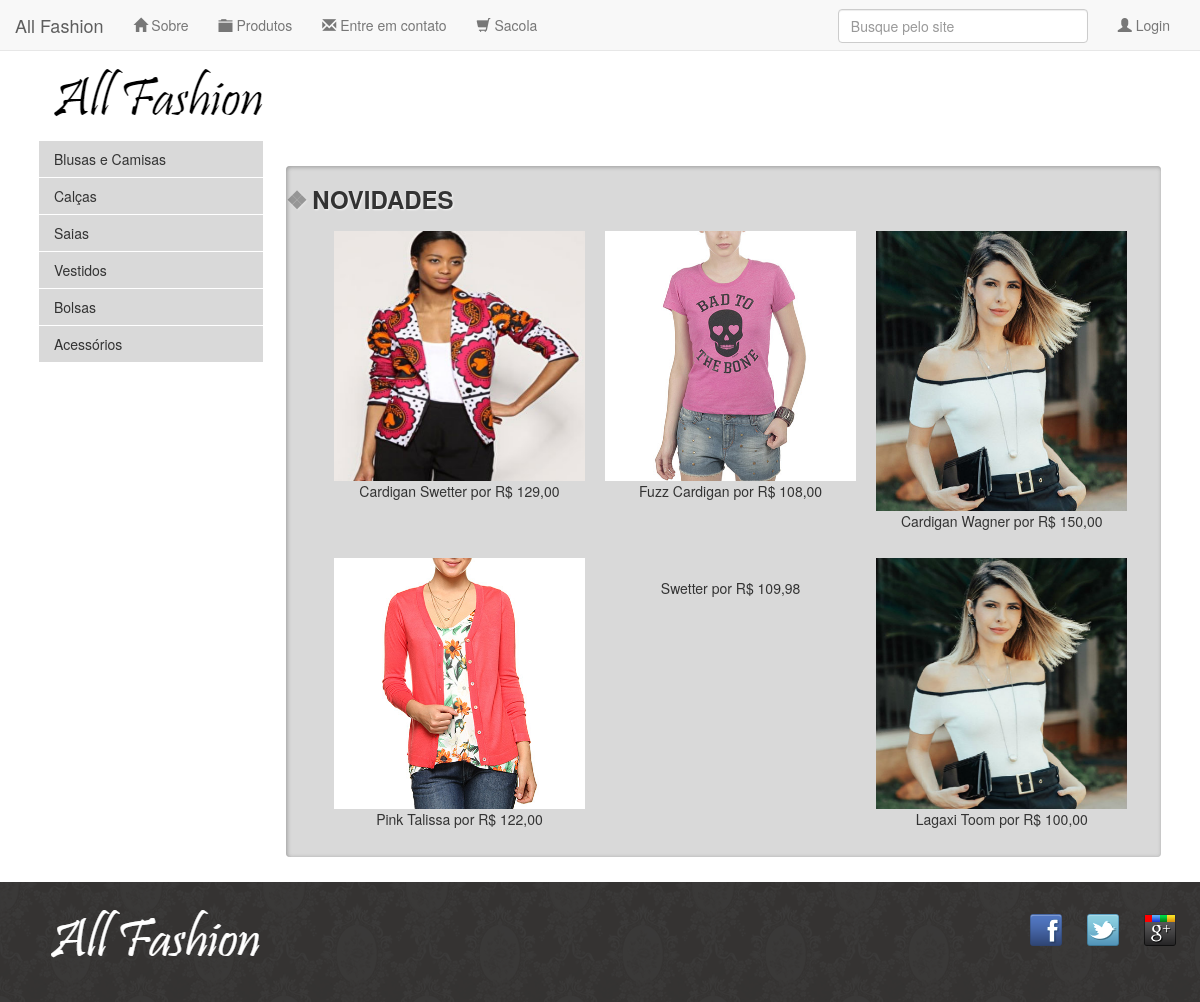
Page /listagem.php?cat_id=1&sub_cat_id=-1 on the committed database.
### tables this page shows
CREATE TABLE `categorias` (
  `id` int(11) NOT NULL,
  `descricao` varchar(45) DEFAULT NULL,
  `ativo` char(1) DEFAULT 'S'
);

CREATE TABLE `produtos` (
  `id` int(11) NOT NULL,
  `nome` varchar(45) DEFAULT NULL,
  `descricao` text,
  `tamanho` char(1) DEFAULT NULL,
  `preco` decimal(12,2) DEFAULT NULL,
  `Marcas_id` int(11) NOT NULL,
  `Categorias_id` int(11) NOT NULL,
  `Cores_id` int(11) NOT NULL,
  `SubCategorias_id` int(11) NOT NULL
);

CREATE TABLE `imagens` (
  ` id` int(11) NOT NULL,
  `nome` varchar(100) NOT NULL,
  `caminho` varchar(100) DEFAULT NULL,
  `Produtos_id` int(11) NOT NULL,
  `principal` char(1) DEFAULT 'S'
);

### config/conexao.php (called while the page is built, shortened)
<?php
class Conexao {
    private $con = null;
    private $host = "localhost";
    private $user = "root";
    private $pass = "";
    private $database = "allfashion";
    public function conecta() {
        $this->con = mysqli_connect($this->host, $this->user, $this->pass, $this->database) or die("Erro ao conectar ao servidor &raquo; " . mysqli_connect_errno());
        return $this->con;
    }
    public function executa ($sql) {
        $re = $this->con->query($sql);
        return $re;
    }
}

### listagem.php (the view, shortened to what this page needs)
  <?php include("cabecalho.php");?>
  <?php include("header.php");?>
  <div class="container destaque">
    <?php include("menu.php");?>
    <section class="painel novidades painel-compacto" style="width: 78%; float: right;">
    <?php
      $categoria = $_GET["cat_id"];
      $filtro="";
      if($categoria != -1){
        $filtro .= " AND CATEGORIAS_ID =".$categoria;
      }
      $sql = "SELECT p.*
              FROM produtos p
              WHERE 1=1 ".$filtro;
      $result = $db->executa($sql);
    ?>
      <h2>Novidades</h2>
      <ol>
        <?php while ($row = $result->fetch_array(MYSQLI_ASSOC)) {
          ?>
          <li>
            <a href="produto.php?id=<?php echo $row['id']?>">
              <figure>
                <?php
                $img_principal = $db->executa("SELECT * FROM imagens WHERE principal = 'S' AND Produtos_id = ".$row['id']);
                $img_principal = $img_principal->fetch_array();
                ?>
                <img src="<?php echo $img_principal["caminho"].$img_principal["nome"]?>">
                <figcaption><?php echo $row["nome"]?> por R$ <?php echo number_format($row["preco"], 2, ",", ".")?></figcaption>
              </figure>
            </a>
          </li>
        <?php } ?>
      </ol>
    </section>
  </div>
  <?php include("rodape.php")?>
</body>
</html>

### cabecalho.php (shortened to what this page needs)
<!DOCTYPE html>
<html>
<head>
    <link rel="stylesheet" href="css/estilos.css">
    <link rel="stylesheet" href="css/mobile.css" media="(max-width: 939px)">
    <link rel="stylesheet" href="css/bootstrap.css">
</head>
<body>
    <?php
        include_once 'config/conexao.php';
        $db = new Conexao();
    ?>

### header.php (shortened to what this page needs)
<nav class="navbar navbar-default navbar-static-top">
    <div class="navbar-header">
        <a class="navbar-brand" href="index.php">All Fashion</a>
    </div>
    <div class="collapse navbar-collapse" id="navbar-collapse-id">
        <ul class="nav navbar-nav">
            <li><a href="sobre.php"><span class="glyphicon glyphicon-home"></span>     Sobre</a></li>
            <li><a href="listagem.php?cat_id=-1&sub_cat_id=-1"><span class="glyphicon glyphicon-folder-close"></span>     Produtos</a></li>
            <li><a href="#"><span class="glyphicon glyphicon-envelope"></span>     Entre em contato</a></li>
            <li><a href="sacola.php"> <span class="glyphicon glyphicon glyphicon-shopping-cart"></span>     Sacola</a></li>
        </ul>
        <?php if (isset($_SESSION['usuario'])) { ?>
            <ul class="nav navbar-nav" style="float: right;">
                <li><a href="sair.php"> <span class="glyphicon glyphicon-remove"></span> Sair</a></li>
            </ul>
            <h4 style="margin-top: 15px; margin-right: 15px; float: right;">Olá, <?php echo $_SESSION['usuario']['nome']; ?></h4>
        <?php } else { ?>
            <ul class="nav navbar-nav" style="float: right;">
                <li><a href="formLogin.php"> <span class="glyphicon glyphicon-user"></span> Login</a></li>
            </ul>
        <?php } ?>
        <form>
            <input type="search" class="form-control input-busca" placeholder="Busque pelo site">
        </form>
    </div>
</nav>
<header class="container">
    <div>
        <a href="index.php"><img src="img/logo12.png" alt="all fashion"></a>
    </div>
</header>

### menu.php (shortened to what this page needs)
<section class="menu-departamentos">
    <?php
        $categorias = $db->executa("SELECT * FROM CATEGORIAS");
    ?>
    <nav>
    <ul>
        <?php while ($row = $categorias->fetch_array(MYSQLI_ASSOC)) { ?>
        <li>
            <a href="listagem.php?cat_id=<?php echo $row['id'];?>&sub_cat_id=-1"><?php echo utf8_encode($row['descricao']); ?></a>
        </li>
        <?php } ?>
        </ul>
    </nav>
</section>

### rodape.php
        <footer>
            <div class="container">
                <img src="img/rodape12.png" alt="Logo All Fashion">
                <ul class="social">
                    <li><a href="http://facebook.com/cassi.nodari">Facebook</a></li>
                    <li><a href="http://twitter.com/cassianenodari">Twitter</a></li>
                    <li><a href="http://plus.google.com/cassianenodari">Google+</a></li>
                </ul>
            </div>
        </footer>
    </body>
</html>

### css/estilos.css (style rules this page uses)
body { color: #333333; font-family: "Lucida Sans Unicode", "Lucida Grande", sans-serif; margin: 0; background-color: #d9d9d9; }
ul { list-style: none; position: relative; }
ul li { display: block; }
.input-busca { width: 250px !important; float: right; margin-top: 9px; margin-right: 15px; }
.container { margin: 0 auto; width: 96%; }
header { position: relative; }
.busca, .menu-departamentos { margin-right: 10px; width: 20%; float: left; }
.menu-departamentos li { background-color: #d9d9d9; margin-bottom: 1px; padding: 8px 15px; }
.menu-departamentos a { color: #333333; text-decoration: none; }
.menu-departamentos { clear: left; padding-bottom: 10px; }
.destaque { margin-top: 10px; }
.painel { width: auto; }
.novidades { float: left; background-color: #d9d9d9; background-color: #d9d9d9; }
.painel li { display: inline-block; vertical-align: top; width: 30%; margin: 1%; padding-bottom: 10px; }
.painel img { width: 100%; }
.painel h2 { font-size: 24px; font-weight: bold; text-transform: uppercase; margin-bottom: 10px; }
.painel a { color: #333; font-size: 14px; text-align: center; text-decoration: none; }
footer { background-image: url(../img/fundo-rodape.png); clear: both; padding: 20px 0; }
footer .container { position: relative; }
.social { position: absolute; top: 12px; right: 0; }
.social a { height: 32px; width: 32px; display: block; text-indent: -9999px; }
.social li { float: left; margin-left: 25px; }
.social a[href*="facebook.com"] { background-image: url(../img/facebook.png); }
.social a[href*="twitter.com"] { background-image: url(../img/twitter.png); }
.social a[href*="plus.google.com"] { background-image: url(../img/googleplus.png); }
.menu-departamentos ul { padding: 0; }
.painel h2:before { content: '\2756'; padding-right: 5px; opacity: 0.4; }
.painel { border-radius: 4px; box-shadow: inset 1px 1px 4px #999; margin-bottom: 25px; margin-top: 25px; }
.painel h2 { text-shadow: 1px 1px 2px rgba(255,255,255,0.8); }
.painel li { transition: 0.7s ease-out; }
.busca, .menu-departamentos, .destaque img { margin-left: 0; }

### css/mobile.css (style rules this page uses)
.container { width: 96%; }

### rows in the picture
categorias: descricao "Blusas e Camisas"
categorias: descricao "Calças"
categorias: descricao "Saias"
categorias: descricao "Vestidos"
categorias: descricao "Bolsas"
categorias: descricao "Acessórios"
produtos: imagens.caminho+nome (picture), nome "Cardigan Swetter", preco "129,00"
produtos: imagens.caminho+nome (picture), nome "Fuzz Cardigan", preco "108,00"
produtos: imagens.caminho+nome (picture), nome "Cardigan Wagner", preco "150,00"
produtos: imagens.caminho+nome (picture), nome "Pink Talissa", preco "122,00"
produtos: nome "Swetter", preco "109,98"
produtos: imagens.caminho+nome (picture), nome "Lagaxi Toom", preco "100,00"
